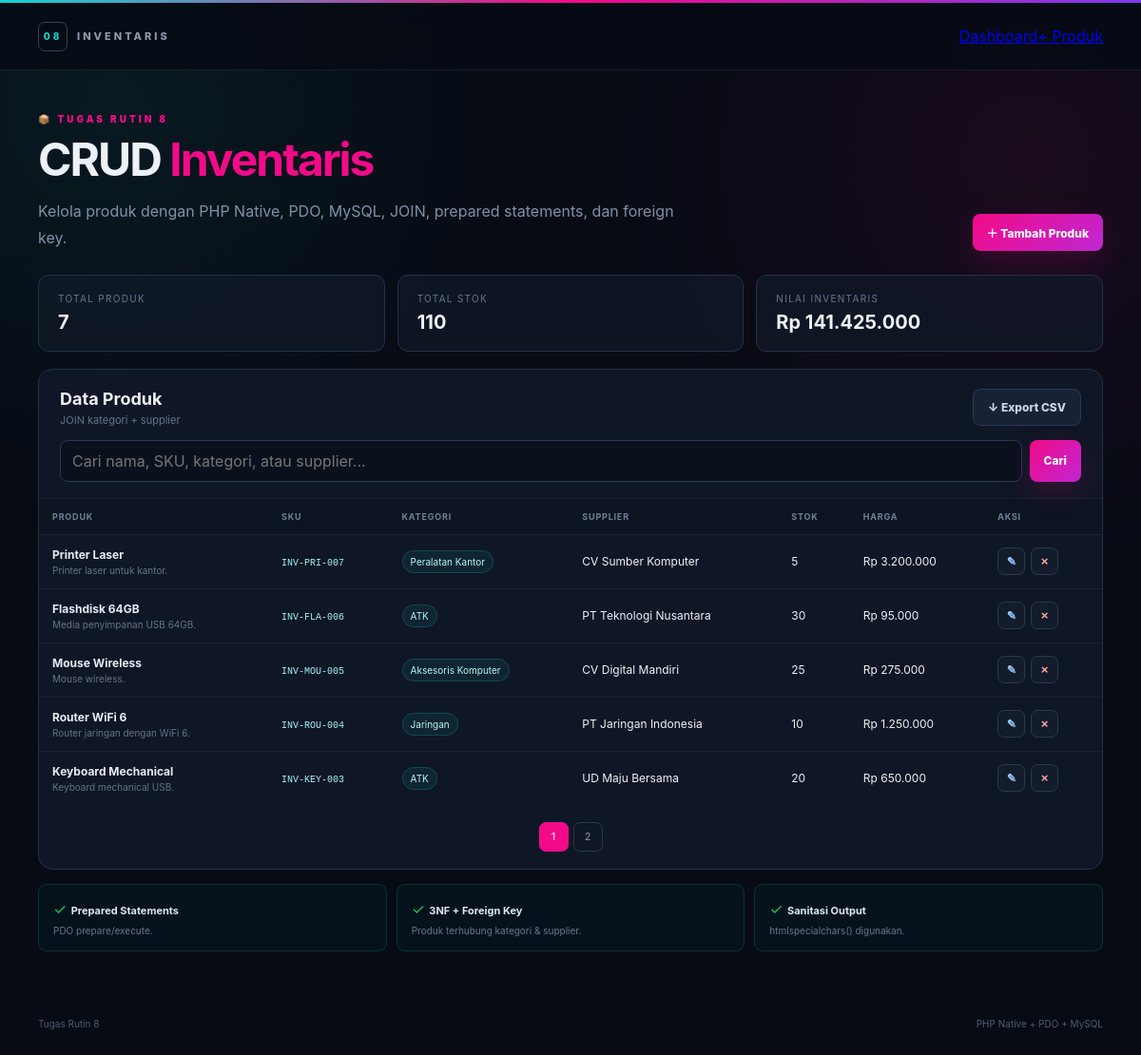
The page / on the database its author committed.
### tables this page shows
CREATE TABLE products (
 id INT UNSIGNED AUTO_INCREMENT PRIMARY KEY,
 category_id INT UNSIGNED NOT NULL,
 supplier_id INT UNSIGNED NOT NULL,
 name VARCHAR(150) NOT NULL,
 sku VARCHAR(50) NOT NULL UNIQUE,
 quantity INT UNSIGNED NOT NULL DEFAULT 0,
 price DECIMAL(15,2) NOT NULL DEFAULT 0,
 description TEXT,
 created_at TIMESTAMP DEFAULT CURRENT_TIMESTAMP,
 updated_at TIMESTAMP DEFAULT CURRENT_TIMESTAMP ON UPDATE CURRENT_TIMESTAMP,
 CONSTRAINT fk_products_category FOREIGN KEY(category_id) REFERENCES categories(id) ON UPDATE CASCADE ON DELETE RESTRICT,
 CONSTRAINT fk_products_supplier FOREIGN KEY(supplier_id) REFERENCES suppliers(id) ON UPDATE CASCADE ON DELETE RESTRICT
);

CREATE TABLE categories (
 id INT UNSIGNED AUTO_INCREMENT PRIMARY KEY,
 name VARCHAR(100) NOT NULL UNIQUE,
 created_at TIMESTAMP DEFAULT CURRENT_TIMESTAMP
);

CREATE TABLE suppliers (
 id INT UNSIGNED AUTO_INCREMENT PRIMARY KEY,
 name VARCHAR(150) NOT NULL,
 phone VARCHAR(30),
 address VARCHAR(255),
 created_at TIMESTAMP DEFAULT CURRENT_TIMESTAMP
);

### includes/functions.php (called while the page is built, shortened)
<?php
function e(?string $value): string {
    return htmlspecialchars((string)$value, ENT_QUOTES, "UTF-8");
}
function clean(?string $value): string {
    return trim((string)$value);
}
function rupiah(float|int|string $value): string {
    return "Rp " . number_format((float)$value, 0, ",", ".");
}

### index.php (the view, shortened to what this page needs)
<?php
require_once __DIR__ . "/config/bootstrap.php";
$search = clean($_GET["search"] ?? "");
$page = max(1,(int)($_GET["page"] ?? 1));
$perPage = 5;
$where = "";
$params = [];
$count = $db->prepare("SELECT COUNT(*) FROM products p INNER JOIN categories c ON c.id=p.category_id INNER JOIN suppliers s ON s.id=p.supplier_id {$where}");
$count->execute($params);
$total = (int)$count->fetchColumn();
$totalPages = max(1,(int)ceil($total/$perPage));
$page = min($page,$totalPages);
$offset = ($page-1)*$perPage;
$stmt = $db->prepare("SELECT p.*, c.name AS category_name, s.name AS supplier_name
FROM products p
INNER JOIN categories c ON c.id=p.category_id
INNER JOIN suppliers s ON s.id=p.supplier_id
{$where} ORDER BY p.id DESC LIMIT :limit OFFSET :offset");
$stmt->bindValue(":limit",$perPage,PDO::PARAM_INT);
$stmt->bindValue(":offset",$offset,PDO::PARAM_INT);
$stmt->execute();
$products = $stmt->fetchAll();
$stats = $db->query("SELECT COUNT(*) total_products, COALESCE(SUM(quantity),0) total_stock, COALESCE(SUM(quantity*price),0) total_value FROM products")->fetch();
require __DIR__ . "/includes/header.php";
?>
<section class="hero">
<div><div class="eyebrow">📦 TUGAS RUTIN 8</div><h1>CRUD <span>Inventaris</span></h1><p>Kelola produk dengan PHP Native, PDO, MySQL, JOIN, prepared statements, dan foreign key.</p></div>
<a class="btn primary" href="product_create.php">＋ Tambah Produk</a>
</section>
<section class="stats">
<div class="stat"><span>Total Produk</span><strong><?= e((string)$stats["total_products"]) ?></strong></div>
<div class="stat"><span>Total Stok</span><strong><?= e((string)$stats["total_stock"]) ?></strong></div>
<div class="stat"><span>Nilai Inventaris</span><strong><?= e(rupiah($stats["total_value"])) ?></strong></div>
</section>
<section class="panel">
<div class="panel-head"><div><h2>Data Produk</h2><p>JOIN kategori + supplier</p></div>
<a class="btn secondary" href="export.php<?= $search!=="" ? "?search=".urlencode($search):"" ?>">↓ Export CSV</a></div>
<form class="search-form" method="get">
<input type="search" name="search" value="<?= e($search) ?>" placeholder="Cari nama, SKU, kategori, atau supplier...">
<button class="btn primary" type="submit">Cari</button>
</form>
<div class="table-wrap"><table>
<thead><tr><th>Produk</th><th>SKU</th><th>Kategori</th><th>Supplier</th><th>Stok</th><th>Harga</th><th>Aksi</th></tr></thead>
<tbody>
<?php if(!$products): ?><tr><td colspan="7" class="empty">Data tidak ditemukan.</td></tr>
<?php else: foreach($products as $p): ?>
<tr>
<td><strong><?= e($p["name"]) ?></strong><small><?= e($p["description"] ?? "") ?></small></td>
<td><code><?= e($p["sku"]) ?></code></td>
<td><span class="badge"><?= e($p["category_name"]) ?></span></td>
<td><?= e($p["supplier_name"]) ?></td>
<td><?= e((string)$p["quantity"]) ?></td>
<td><?= e(rupiah($p["price"])) ?></td>
<td><div class="actions">
<a class="icon-btn edit" href="product_edit.php?id=<?= (int)$p["id"] ?>">✎</a>
<form class="inline-form" method="post" action="product_delete.php" onsubmit="return confirm('Yakin ingin menghapus produk ini?')">
<button class="icon-btn delete" type="submit">×</button>
</form>
</div></td>
</tr>
<?php endforeach; endif; ?>
</tbody></table></div>
<?php if($totalPages>1): ?><div class="pagination"><?php for($i=1;$i<=$totalPages;$i++): ?>
<a class="<?= $i===$page?"active":"" ?>" href="?page=<?=$i?><?= $search!=="" ? "&search=".urlencode($search):"" ?>"><?=$i?></a>
<?php endfor; ?></div><?php endif; ?>
</section>
<section class="requirements">
<div>✓ <strong>Prepared Statements</strong><small>PDO prepare/execute.</small></div>
<div>✓ <strong>3NF + Foreign Key</strong><small>Produk terhubung kategori & supplier.</small></div>
<div>✓ <strong>Sanitasi Output</strong><small>htmlspecialchars() digunakan.</small></div>
</section>
<?php require __DIR__ . "/includes/footer.php"; ?>

### includes/header.php (shortened to what this page needs)
<!doctype html>
<html lang="id">
<head>
<link rel="stylesheet" href="assets/style.css">
</head>
<body>
<header class="site-header">
<div class="header-inner">
<a class="brand" href="index.php"><span class="brand-mark">08</span> INVENTARIS</a>
<nav><a href="index.php">Dashboard</a><a href="product_create.php">+ Produk</a></nav>
</div>
</header>
<main class="page">

### includes/footer.php (shortened to what this page needs)
</main>
<footer class="footer"><span>Tugas Rutin 8</span><span>PHP Native + PDO + MySQL</span></footer>
</body>
</html>

### rows shown on the page
products: name "Printer Laser", description "Printer laser untuk kantor.", sku "INV-PRI-007", category.name "Peralatan Kantor", supplier.name "CV Sumber Komputer", quantity "5", price "Rp 3.200.000"
products: name "Flashdisk 64GB", description "Media penyimpanan USB 64GB.", sku "INV-FLA-006", category.name "ATK", supplier.name "PT Teknologi Nusantara", quantity "30", price "Rp 95.000"
products: name "Mouse Wireless", description "Mouse wireless.", sku "INV-MOU-005", category.name "Aksesoris Komputer", supplier.name "CV Digital Mandiri", quantity "25", price "Rp 275.000"
products: name "Router WiFi 6", description "Router jaringan dengan WiFi 6.", sku "INV-ROU-004", category.name "Jaringan", supplier.name "PT Jaringan Indonesia", quantity "10", price "Rp 1.250.000"
products: name "Keyboard Mechanical", description "Keyboard mechanical USB.", sku "INV-KEY-003", category.name "ATK", supplier.name "UD Maju Bersama", quantity "20", price "Rp 650.000"

### other values the page prints
$stats["total_products"] "7"
$stats["total_stock"] "110"
rupiah($stats["total_value"]) "Rp 141.425.000"
